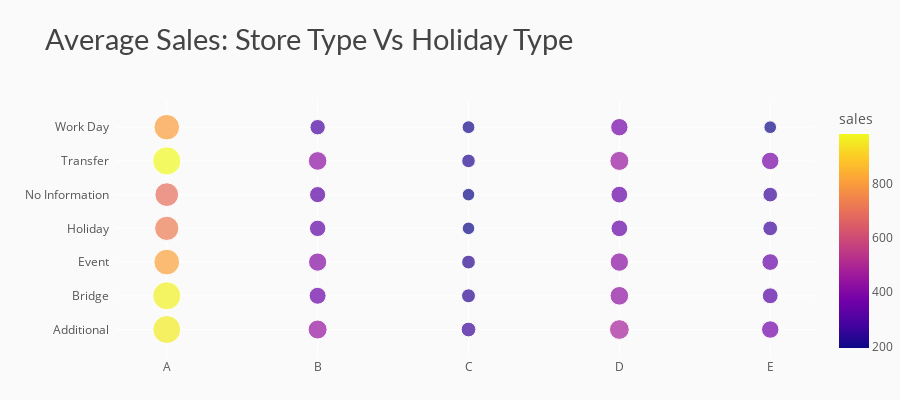

The cell this chart's notebook holds for it:
### Markdown cell above
## Store Analysis

### Code cell
# data
store_holiday = df_train.groupby(['store_type','holiday_type'])['sales'].mean().reset_index()
store_holiday['sales'] = round(store_holiday['sales'], 2)


# visualization and save fig
fig = px.scatter(store_holiday, x='store_type', color='sales', y='holiday_type', size='sales',
                 color_discrete_sequence=px.colors.qualitative.Pastel,
                 title="Average Sales: Store Type Vs Holiday Type")

# styling
fig.update_yaxes(ticksuffix='  ')
fig.update_layout(height=400, xaxis_title='', yaxis_title='',
                  margin=dict(b=0),
                  plot_bgcolor='#fafafa', paper_bgcolor='#fafafa',
                  title_font=dict(size=29, color='#444', family="Lato, sans-serif"),
                  font=dict(color='#555'), 
                  hoverlabel=dict(bgcolor="#f2f2f2", font_size=13, font_family="Lato, sans-serif"))
fig.show()

### Figure 1 — Plotly figure (JSON) as saved in the notebook; plotly's stock layout.template omitted (floating-point values rounded to 4 significant figures)
{"data": [{"hovertemplate": "store_type=%{x}<br>holiday_type=%{y}<br>sales=%{marker.color}<extra></extra>", "legendgroup": "", "marker": {"color": [957.7, 969.8, 813.6, 723.3, 693.2, 984.6, 803.8, 445.1, 355.8, 409.9, 332.5, 320.9, 426.6, 292.6, 267.2, 239.9, 233.7, 193.9, 194.7, 226.7, 202.5, 480.4, 428.4, 417.0, 344.4, 346.2, 448.1, 371.9, 374.0, 310.1, 343.2, 269.6, 264.2, 379.7, 197.7], "coloraxis": "coloraxis", "size": [957.7, 969.8, 813.6, 723.3, 693.2, 984.6, 803.8, 445.1, 355.8, 409.9, 332.5, 320.9, 426.6, 292.6, 267.2, 239.9, 233.7, 193.9, 194.7, 226.7, 202.5, 480.4, 428.4, 417.0, 344.4, 346.2, 448.1, 371.9, 374.0, 310.1, 343.2, 269.6, 264.2, 379.7, 197.7], "sizemode": "area", "sizeref": 2.462, "symbol": "circle"}, "mode": "markers", "name": "", "orientation": "v", "showlegend": false, "type": "scatter", "x": ["A", "A", "A", "A", "A", "A", "A", "B", "B", "B", "B", "B", "B", "B", "C", "C", "C", "C", "C", "C", "C", "D", "D", "D", "D", "D", "D", "D", "E", "E", "E", "E", "E", "E", "E"], "xaxis": "x", "y": ["Additional", "Bridge", "Event", "Holiday", "No Information", "Transfer", "Work Day", "Additional", "Bridge", "Event", "Holiday", "No Information", "Transfer", "Work Day", "Additional", "Bridge", "Event", "Holiday", "No Information", "Transfer", "Work Day", "Additional", "Bridge", "Event", "Holiday", "No Information", "Transfer", "Work Day", "Additional", "Bridge", "Event", "Holiday", "No Information", "Transfer", "Work Day"], "yaxis": "y"}], "layout": {"coloraxis": {"colorbar": {"title": {"text": "sales"}}, "colorscale": [[0, "#0d0887"], [0.1111, "#46039f"], [0.2222, "#7201a8"], [0.3333, "#9c179e"], [0.4444, "#bd3786"], [0.5556, "#d8576b"], [0.6667, "#ed7953"], [0.7778, "#fb9f3a"], [0.8889, "#fdca26"], [1, "#f0f921"]]}, "font": {"color": "#555"}, "height": 400, "hoverlabel": {"bgcolor": "#f2f2f2", "font": {"family": "Lato, sans-serif", "size": 13}}, "legend": {"itemsizing": "constant", "tracegroupgap": 0}, "margin": {"b": 0}, "paper_bgcolor": "#fafafa", "plot_bgcolor": "#fafafa", "title": {"font": {"color": "#444", "family": "Lato, sans-serif", "size": 29}, "text": "Average Sales: Store Type Vs Holiday Type"}, "xaxis": {"anchor": "y", "domain": [0, 1], "title": {"text": ""}}, "yaxis": {"anchor": "x", "domain": [0, 1], "ticksuffix": "  ", "title": {"text": ""}}}}
